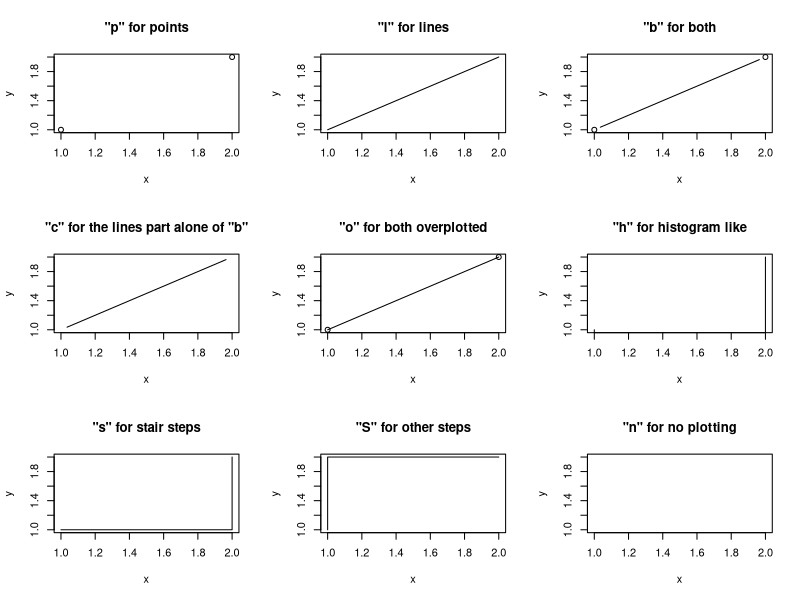
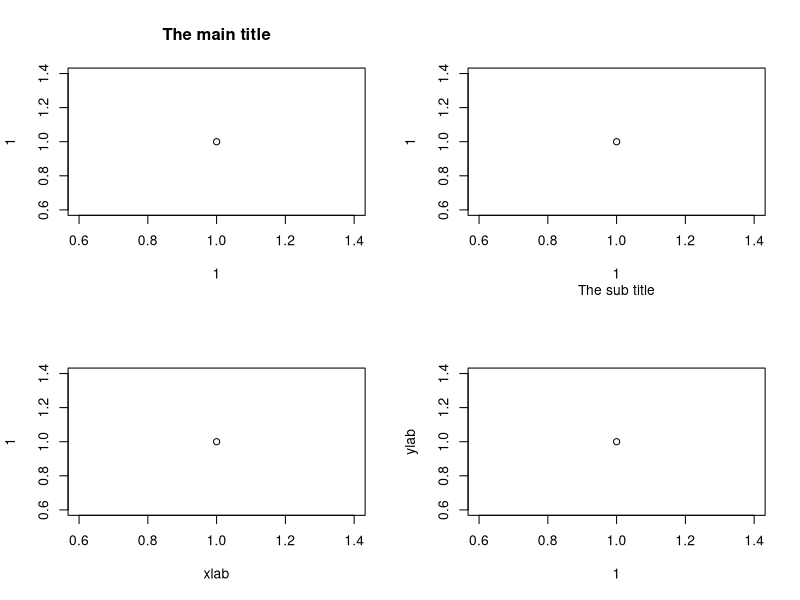
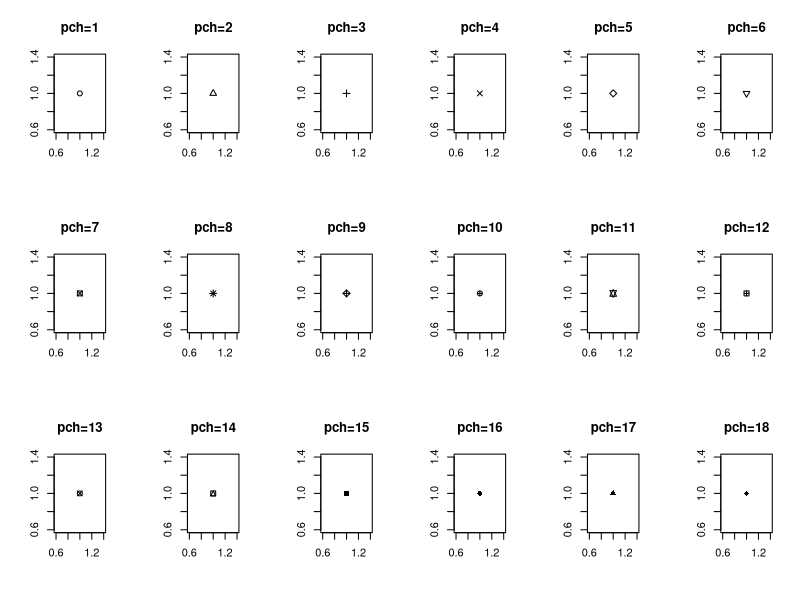

R code for these plots, in order:
## ---- chunk 1
layout(matrix(1:9, 3,3,byrow=T))
plot(1:2,1:2,type="p", main="\"p\" for points", xlab="x", ylab="y")
plot(1:2,1:2,type="l", main="\"l\" for lines", xlab="x", ylab="y")
plot(1:2,1:2,type="b", main="\"b\" for both", xlab="x", ylab="y")
plot(1:2,1:2,type="c", main="\"c\" for the lines part alone of \"b\"", xlab="x", ylab="y")
plot(1:2,1:2,type="o", main="\"o\" for both overplotted", xlab="x", ylab="y")
plot(1:2,1:2,type="h", main="\"h\" for histogram like", xlab="x", ylab="y")
plot(1:2,1:2,type="s", main="\"s\" for stair steps", xlab="x", ylab="y")
plot(1:2,1:2,type="S", main="\"S\" for other steps", xlab="x", ylab="y")
plot(1:2,1:2,type="n", main="\"n\" for no plotting", xlab="x", ylab="y")
## ---- chunk 2
layout(matrix(1:4,2,2,byrow=T))
plot(1,1,main="The main title")
plot(1,1,sub="The sub title")
plot(1,1,xlab="xlab")
plot(1,1,ylab="ylab")
## ---- chunk 3
layout(matrix(1:18,3,6,byrow=T))
for(i in 1:18){
  plot(1,1,pch=i,xlab="",ylab="",main=paste("pch=",i,sep=""))
}
